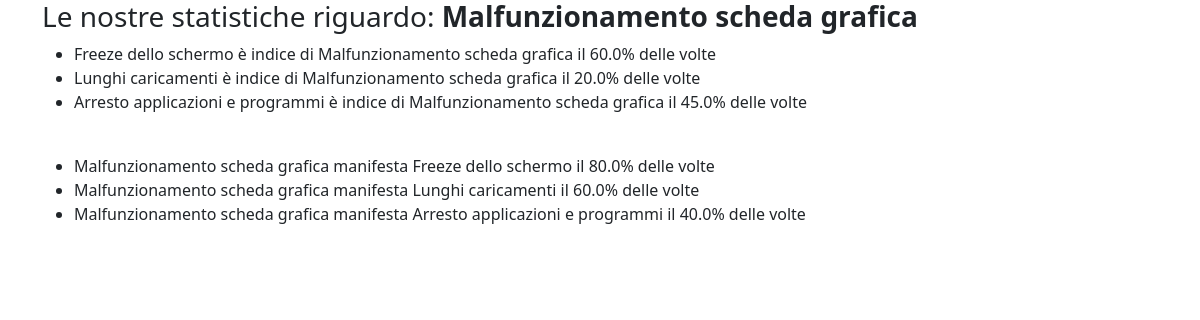
Screenshot of /diagnosis/problem/Malfunzionamento scheda grafica with the database file from the repository.
### virtual_app/models.py (models this page shows)
class Sym_to_Prob(models.Model):
    symptom = models.ForeignKey(Symptom, on_delete=models.DO_NOTHING, related_name="related_problems")
    problem = models.ForeignKey(Problem, on_delete=models.DO_NOTHING, related_name="related_symptoms") #
    frequency = models.FloatField()
    def __str__(self):
        return f"{self.symptom} è indice di {self.problem} il {self.frequency*100}% delle volte"

class Symptom(models.Model):
    name = models.CharField(max_length=256)
    def __str__(self):
        return self.name

class Problem(models.Model):
    name = models.CharField(max_length=128)
    def __str__(self):
        return self.name

class Prob_to_Sym(models.Model):
    problem = models.ForeignKey(Problem, on_delete=models.DO_NOTHING, related_name="shown_symptoms")
    symptom = models.ForeignKey(Symptom, on_delete=models.DO_NOTHING, related_name="related_conditions") #
    frequency = models.FloatField()
    def __str__(self):
        return f"{self.problem} manifesta {self.symptom} il {self.frequency*100}% delle volte"

### virtual_app/views.py (the view)
# urls.py: path("problem/<str:problem_name>", views.problem, name="problem"),
def problem(request, problem_name):
    sym_to_probs = Sym_to_Prob.objects.all().filter(problem__name=problem_name)
    prob_to_syms = Prob_to_Sym.objects.all().filter(problem__name=problem_name)
    return render(request, "virtual_app/problem.html", {
        "sym_to_probs":sym_to_probs,
        "prob_to_syms":prob_to_syms
    })

### virtual_app/templates/virtual_app/problem.html
{%extends "virtual_app/layout.html"%}
{%block body%}
{%load virtual_assistant_tags%}
<div class="container">
    <h3>
        Le nostre statistiche riguardo: <b>{{sym_to_probs.0.problem.name}}</b>
    </h3>
    <ul>
        {%for sym_to_prob in sym_to_probs%}
            <li>
                {{sym_to_prob}}
            </li>
        {%endfor%}
    </ul>
    <br>
    <ul>
        {%for prob_to_sym in prob_to_syms%}
            <li>
                {{prob_to_sym}}
            </li>
        {%endfor%}
    </ul>
</div>
{%endblock body%}

### rows the page displays
Sym_to_Prob: symptom+problem+frequency "Freeze dello schermo è indice di Malfunzionamento scheda grafica il 60.0% delle volte"
Sym_to_Prob: symptom+problem+frequency "Lunghi caricamenti è indice di Malfunzionamento scheda grafica il 20.0% delle volte"
Sym_to_Prob: symptom+problem+frequency "Arresto applicazioni e programmi è indice di Malfunzionamento scheda grafica il 45.0% delle volte"
Prob_to_Sym: problem+symptom+frequency "Malfunzionamento scheda grafica manifesta Freeze dello schermo il 80.0% delle volte"
Prob_to_Sym: problem+symptom+frequency "Malfunzionamento scheda grafica manifesta Lunghi caricamenti il 60.0% delle volte"
Prob_to_Sym: problem+symptom+frequency "Malfunzionamento scheda grafica manifesta Arresto applicazioni e programmi il 40.0% delle volte"
